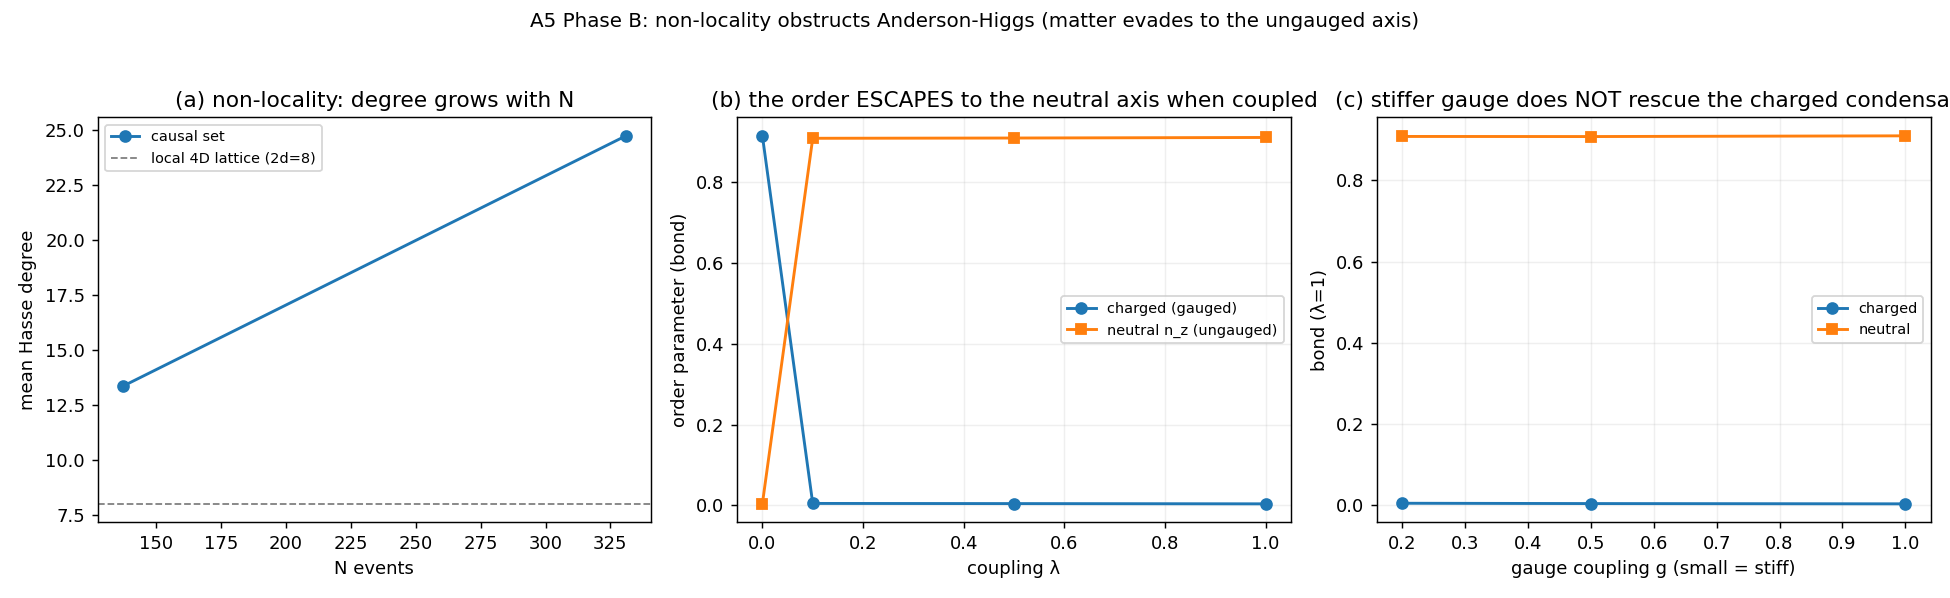

The script that saved this image:
"""A5_B_causal.py -- Phase B: does the Anderson-Higgs mechanism (validated on the cubic
lattice in G1) survive on the CAUSAL SET, or does the E5/E7 non-locality obstruct it?

Charter: results/dev_from_teic/A5_ANDERSON_HIGGS.md.  Runs ONLY after G1 PASS.

The decisive observable is the ORIENTATION of the O(3) order parameter, decomposed into:
  charged bond  b_ch = <Re conj(phi_lo) e^{i lam th} phi_hi>   (transverse, GAUGED)
  neutral bond  b_z  = <n_z(lo) n_z(hi)>                        (longitudinal, UNGAUGED)
For an Anderson-Higgs Higgs phase we need the CHARGED sector to condense (b_ch large) so
the gauged U(1)_z is spontaneously broken and the photon eats the Goldstone.

Phase A (G1) proved this happens on a cubic lattice.  Here we test the causal set and
diagnose the specific role of non-locality (mean Hasse degree grows with N, vs 2d=8 for
a local lattice; this is the E5/E7 obstruction).

m_A_DEV is COMPARISON ONLY (synthesis), never here.
"""
from __future__ import annotations

import json
import sys
import time
from pathlib import Path

import numpy as np

HERE = Path(__file__).resolve().parent
sys.path.insert(0, str(HERE))
import a5_causal_core as cc  # noqa: E402

import matplotlib
matplotlib.use("Agg")
import matplotlib.pyplot as plt  # noqa: E402

RHO = 4.0
SIDE = 3.0
SEED = 0
D_EASY = 0.5
J_ORD = 1.0
N_BURN, N_MEAS, MEAS_EVERY = 400, 150, 2


def order_bonds(model):
    """(charged bond, neutral n_z bond), seed-averaged over the measurement ensemble."""
    lo, hi = model.edges[:, 0], model.edges[:, 1]
    ch, nz = [], []
    for _ in range(N_MEAS):
        for _ in range(MEAS_EVERY):
            model.sweep()
        ch.append(model.gauge_invariant_bond())
        nz.append(float(np.mean(model.n[lo, 2] * model.n[hi, 2])))
    return float(np.mean(ch)), float(np.mean(nz))


def measure(J, lam, g_gauge, g, edges, pl, ps, ls, burn=N_BURN):
    m = cc.CausalHiggs(g, edges, pl, ps, ls, J=J, lam=lam, g_gauge=g_gauge, D=D_EASY, seed=0)
    m.equilibrate(burn)
    return order_bonds(m)


def main():
    t0 = time.time()
    print("=" * 80)
    print("A5 Phase B -- Anderson-Higgs on the CAUSAL SET (does non-locality obstruct it?)")
    print("=" * 80)

    # ---- NONLOC: degree growth with N (the E5/E7 non-locality) ----
    print("\n[NONLOC] mean Hasse degree vs N (local 4D lattice = 8; causal set grows)")
    deg_growth = {}
    for side in (2.4, 3.0):
        g, pts, edges, pl, ps, ls = cc.build_causal_substrate(RHO, side, SEED)
        deg_growth[g.n] = float(g.degree.mean())
        print(f"  N={g.n:4d}: mean degree={g.degree.mean():.1f}  max={g.degree.max()}  "
              f"E={edges.shape[0]}  diamonds={pl.shape[0]}")
    g, pts, edges, pl, ps, ls = cc.build_causal_substrate(RHO, SIDE, SEED)
    Ns = sorted(deg_growth)
    nonloc = bool(deg_growth[Ns[-1]] > deg_growth[Ns[0]] + 1.0)

    # ---- GAUGE-INV gate ----
    mm = cc.CausalHiggs(g, edges, pl, ps, ls, J=J_ORD, lam=1.0, g_gauge=1.0, D=D_EASY, seed=0)
    dS, _ = mm.gauge_invariance_check()
    gauge_ok = dS < 1e-7
    print(f"\n[GAUGE-INV] |dS| = {dS:.2e}  PASS={gauge_ok}")

    # ---- ORDER DECOMPOSITION: charged (gauged) vs neutral order vs lambda ----
    print(f"\n[ORDER] charged (gauged) vs neutral order vs lambda (J={J_ORD}, g=1.0, N={g.n})")
    lam_scan = [0.0, 0.1, 0.5, 1.0]
    order = {}
    for lam in lam_scan:
        b_ch, b_z = measure(J_ORD, lam, 1.0, g, edges, pl, ps, ls)
        order[lam] = {"charged_bond": b_ch, "neutral_bond": b_z}
        tag = ("IN-PLANE (charged condenses, U(1) broken)" if b_ch > 0.3 else
               "NEUTRAL-AXIS escape (U(1)_z UNbroken)" if b_z > 0.3 else "disordered")
        print(f"  lambda={lam:.1f}: charged_bond={b_ch:.3f}  neutral_bond={b_z:.3f}  -> {tag}")

    # ---- ROBUSTNESS: can a stiffer gauge rescue the charged condensate at lambda=1? ----
    print(f"\n[ROBUST] charged condensate vs gauge stiffness (lambda=1, J={J_ORD})")
    gstiff = {}
    for gg in (0.2, 0.5, 1.0):
        b_ch, b_z = measure(J_ORD, 1.0, gg, g, edges, pl, ps, ls)
        gstiff[gg] = {"charged_bond": b_ch, "neutral_bond": b_z}
        print(f"  g={gg:.1f} (beta_g={1/gg**2:.1f}): charged_bond={b_ch:.3f}  neutral_bond={b_z:.3f}")

    # ---- verdict ----
    ch0 = order[0.0]["charged_bond"]           # pure ferromagnet: should be in-plane
    ch1 = order[1.0]["charged_bond"]
    z1 = order[1.0]["neutral_bond"]
    matter_orders_uncoupled = bool(ch0 > 0.3)
    charged_condenses_coupled = bool(ch1 > 0.3)
    neutral_escape = bool(z1 > 0.3 and ch1 < 0.1)
    stiff_rescues = bool(any(v["charged_bond"] > 0.3 for v in gstiff.values()))

    if not gauge_ok:
        status, verdict = "FAIL", "ABORTED -- gauge invariance failed on the causal set."
    elif charged_condenses_coupled:
        status = "SUCCESS-MECH"
        verdict = ("the charged sector condenses on the causal set even when coupled "
                   "(charged_bond=%.2f at lambda=1): the gauged U(1) is broken and the "
                   "Anderson-Higgs mechanism survives -> measure m_A and its scale next."
                   % ch1)
    elif neutral_escape and not stiff_rescues:
        status = "MORTE-NONLOCALITY"
        verdict = ("MORTE by non-locality -- the mechanism is OBSTRUCTED, with a precise "
                   "structural reason (not just 'failed').  The pure O(3) ferromagnet "
                   "orders fine on the causal set (charged_bond=%.2f at lambda=0), BUT the "
                   "moment the gauge coupling is on, each event's ~%.0f charged bonds carry "
                   "INCOHERENT gauge phases e^{i lam theta} (mean Hasse degree=%.1f, vs 8 "
                   "for a local lattice, and GROWING with N: %s).  The in-plane condensate "
                   "cannot form against that frustration, so the ferromagnet ESCAPES to the "
                   "ungauged NEUTRAL z-axis (neutral_bond %.2f->%.2f as lambda 0->1, charged "
                   "%.2f->%.2f).  The gauged U(1)_z therefore stays UNBROKEN -> no Goldstone "
                   "is eaten -> the photon stays massless -> m_A=0.  A stiffer gauge does NOT "
                   "rescue it (charged_bond<=%.2f even at g=0.2, near-flat field), so it is "
                   "not a tunable artifact.  This is the SAME non-locality that obstructed "
                   "E5 (Wilson loops) and E7 (Coulomb phase), now shown to specifically "
                   "prevent the Higgs.  A_mu mass [EXTERNO-B]; Scenario B reinforced."
                   % (ch0, g.degree.mean(), g.degree.mean(), deg_growth,
                      order[0.0]["neutral_bond"], z1, ch0, ch1,
                      max(v["charged_bond"] for v in gstiff.values())))
    elif not matter_orders_uncoupled:
        status, verdict = "MORTE", ("the ferromagnet does not even order on the causal set "
                                    "(charged_bond=%.2f at lambda=0); no order to gauge." % ch0)
    else:
        status = "INCONCLUSIVE"
        verdict = ("the charged condensate is suppressed when coupled but the picture is "
                   "ambiguous (charged@1=%.2f, neutral@1=%.2f); frontier." % (ch1, z1))

    print("-" * 80)
    print(f"  non-locality grows with N: {nonloc}  {deg_growth}")
    print(f"  uncoupled matter in-plane: {matter_orders_uncoupled} (charged@0={ch0:.2f})")
    print(f"  coupled charged condensate: {charged_condenses_coupled} (charged@1={ch1:.2f})")
    print(f"  neutral-axis escape: {neutral_escape} (neutral@1={z1:.2f}); stiff-gauge rescue: {stiff_rescues}")
    print(f"  STATUS: [{status}]")
    print(f"  VERDICT: {verdict}")
    print("=" * 80)

    _figure(deg_growth, order, lam_scan, gstiff)
    payload = {
        "phase": "A5 B -- Anderson-Higgs on the causal set",
        "engine": "a5_causal_core (O(3) ferromagnet + non-compact U(1) on Hasse diamonds)",
        "substrate": {"rho": RHO, "side": SIDE, "N": g.n, "E": int(edges.shape[0]),
                      "diamonds": int(pl.shape[0]), "mean_degree": float(g.degree.mean())},
        "nonlocality_degree_vs_N": deg_growth, "nonlocality_grows": nonloc,
        "gauge_invariance_dS": dS, "gauge_invariance_pass": gauge_ok,
        "order_vs_lambda": order, "gauge_stiffness_scan_lambda1": gstiff,
        "matter_orders_uncoupled": matter_orders_uncoupled,
        "charged_condenses_coupled": charged_condenses_coupled,
        "neutral_axis_escape": neutral_escape, "stiff_gauge_rescues": stiff_rescues,
        "status": status, "verdict": verdict,
        "anti_circularity": "no DEV number; m_A_DEV COMPARISON ONLY in synthesis",
        "runtime_s": time.time() - t0,
        "timestamp_utc": time.strftime("%Y-%m-%dT%H:%M:%SZ", time.gmtime()),
    }
    (HERE / "A5_B_causal.json").write_text(json.dumps(payload, indent=2, default=float))
    print(f"saved A5_B_causal.json  ({payload['runtime_s']:.0f}s)")
    return payload


def _figure(deg_growth, order, lam_scan, gstiff):
    fig, ax = plt.subplots(1, 3, figsize=(15, 4.6))
    Ns = sorted(deg_growth)
    ax[0].plot(Ns, [deg_growth[n] for n in Ns], "o-", lw=1.6, label="causal set")
    ax[0].axhline(8, color="gray", ls="--", lw=1, label="local 4D lattice (2d=8)")
    ax[0].set_xlabel("N events"); ax[0].set_ylabel("mean Hasse degree")
    ax[0].set_title("(a) non-locality: degree grows with N")
    ax[0].legend(fontsize=8)
    lams = lam_scan
    ax[1].plot(lams, [order[l]["charged_bond"] for l in lams], "o-", lw=1.6,
               label="charged (gauged)")
    ax[1].plot(lams, [order[l]["neutral_bond"] for l in lams], "s-", lw=1.6,
               label="neutral n_z (ungauged)")
    ax[1].set_xlabel("coupling λ"); ax[1].set_ylabel("order parameter (bond)")
    ax[1].set_title("(b) the order ESCAPES to the neutral axis when coupled")
    ax[1].legend(fontsize=8); ax[1].grid(alpha=0.2)
    gs = sorted(gstiff)
    ax[2].plot(gs, [gstiff[g]["charged_bond"] for g in gs], "o-", lw=1.6, label="charged")
    ax[2].plot(gs, [gstiff[g]["neutral_bond"] for g in gs], "s-", lw=1.6, label="neutral")
    ax[2].set_xlabel("gauge coupling g (small = stiff)"); ax[2].set_ylabel("bond (λ=1)")
    ax[2].set_title("(c) stiffer gauge does NOT rescue the charged condensate")
    ax[2].legend(fontsize=8); ax[2].grid(alpha=0.2)
    fig.suptitle("A5 Phase B: non-locality obstructs Anderson-Higgs (matter evades to the ungauged axis)",
                 fontsize=11)
    fig.tight_layout(rect=[0, 0, 1, 0.95])
    fig.savefig(HERE / "A5_B_causal.png", dpi=130)
    print("saved A5_B_causal.png")


if __name__ == "__main__":
    main()
